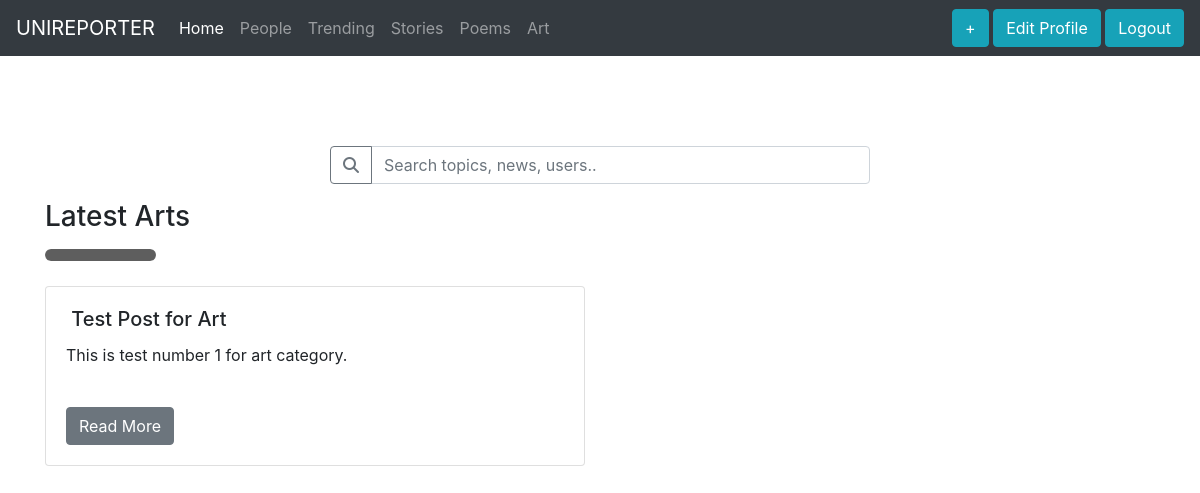
The app's page /account/arts/ (signed in) with its own data.
### reports/models.py (models this page shows, shortened)
class Report(models.Model):
	category_choices = (
		('story','Story'),
		('report','Reports'),
		('poems','Poems'),
		('art','Art'),
		)
	user = models.ForeignKey(settings.AUTH_USER_MODEL, related_name='reports_created', on_delete=models.CASCADE)
	title = models.CharField(max_length=1000)
	slug = models.SlugField(max_length=200, blank=True)
	url = models.URLField()
	category = models.CharField(max_length=100, choices=category_choices, default='report')
	content = HTMLField('Content')
	created = models.DateField(auto_now_add=True, db_index=True)
	users_liked = models.ManyToManyField(settings.AUTH_USER_MODEL, related_name='reports_liked', blank=True)
	class Meta:
		ordering = ('-created',)
	def get_absolute_url(self):
		return reverse('reports:detail', args=[self.id, self.slug])

### account/views.py (the view)
# urls.py: path('arts/', views.art, name='arts_home'),
@login_required
def art(request):
	at = Report.objects.all().filter(category='art')
	at.reverse()
	return render(request, 'account/arts.html', {'section': 'art', 'arts':at})

### account/templates/account/arts.html (shortened to what this page needs)
{% extends "base.html" %}
{% load staticfiles%}
{% block content %}
     <div class="text-center search">
        <div class="input-group mb-3 search">
          <div class="input-group-prepend">
            <button class="btn btn-outline-secondary" type="button" id="button-addon1">
                <i class="fas fa-search" aria-hidden="true"></i></button>
          </div>
          <input type="text" class="form-control" placeholder="Search topics, news, users.." aria-label="Search" aria-describedby="button-addon1">
        </div>
    </div>
    <div class="container">
        <h3>Latest Arts</h3>
        <img src="{% static "Rectangle 6.png"%}" width="10%">
        <div class="row">
        {% for art in arts %}
            <div class="col-sm-6">
                <div class="card" style="margin-bottom: 20px;">
                  <div class="card-body">
                    <h5 class="card-title"><img class="rounded-circle" alt="" src="{{MEDIA_URL}}{{ report.photo.url }}"
                    data-holder-rendered="true" width="50px">  {{art.title}}</h5>
                    {{art.content|safe|truncatewords:20}}<br>
                    <a href="{{ art.get_absolute_url }}" class="btn btn-secondary">Read More</a>
                  </div>
                </div>
              </div>
        {% endfor %}
    </div>
    </div>
{% endblock %}

### account/static/css/base.css (style rules this page uses)
.search { width: 45%; margin-left: AUTO; margin-right: auto; margin-top: 90px; }
.row { margin-top: 20px; }

### records on screen
Report: title "Test Post for Art", content "This is test number 1 for art category."
